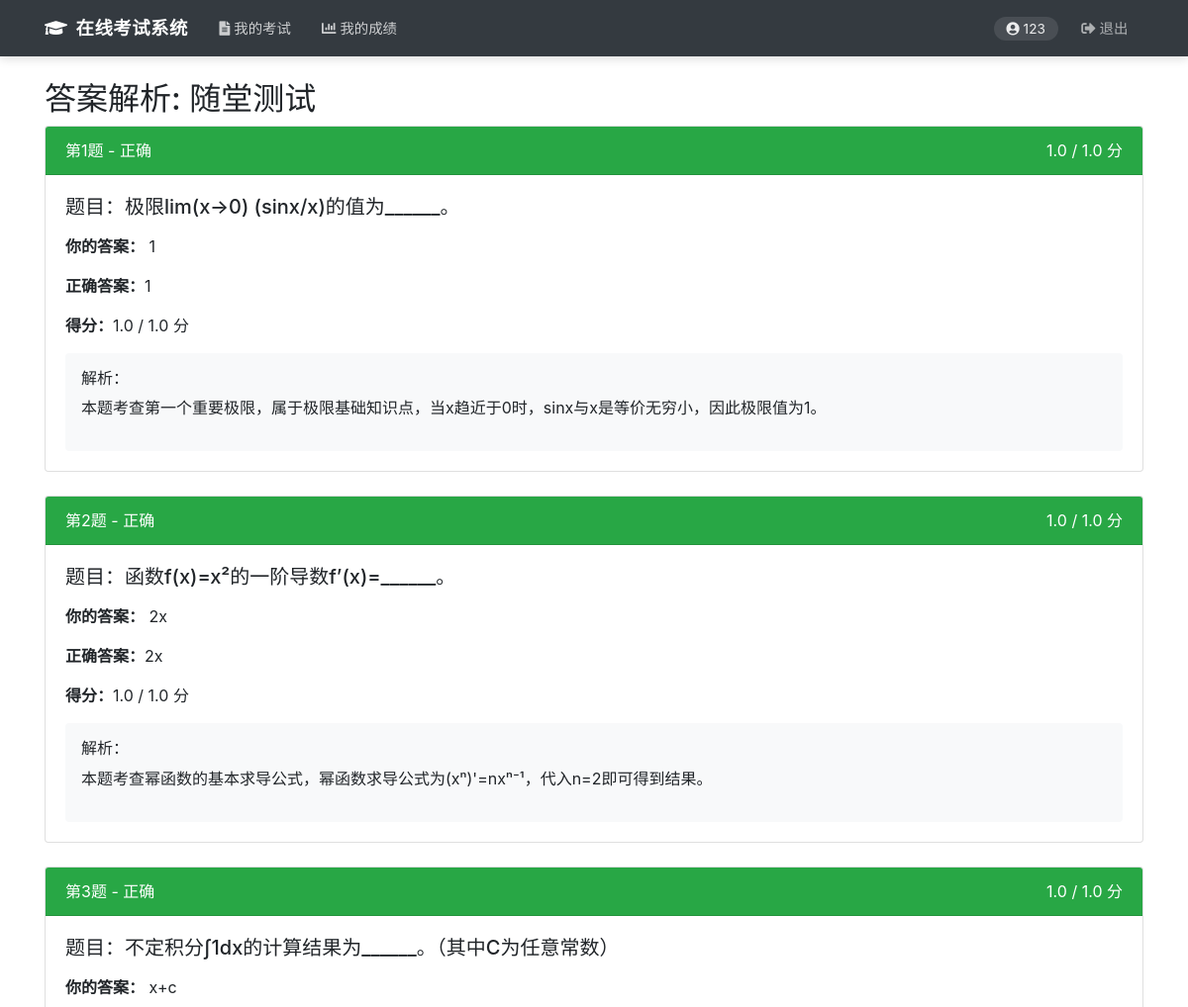
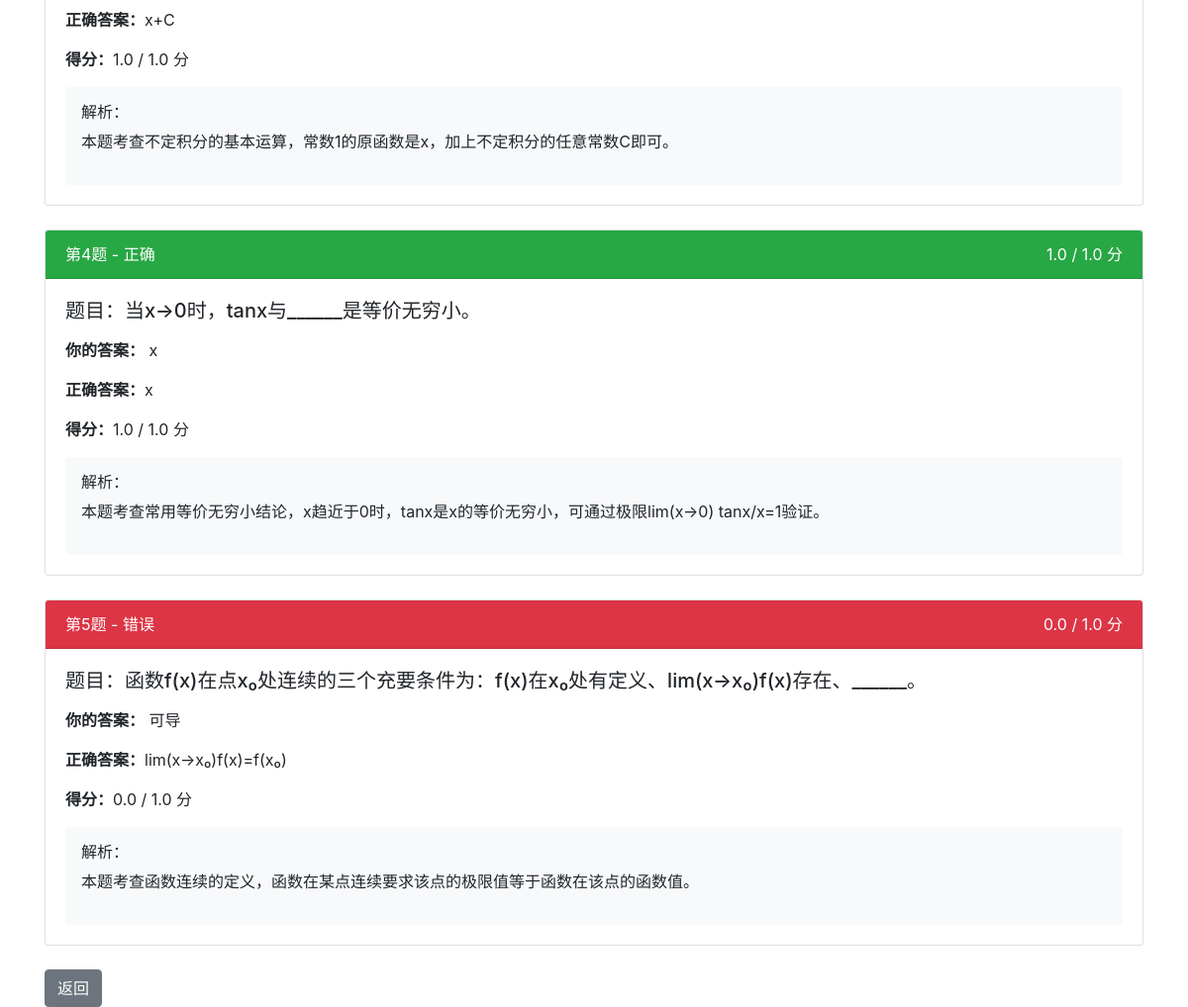
The app's page /results/analysis/1?student_id=2 (signed in) with its own data (2 pictures, top to bottom).
### database/models.py (models this page shows, shortened)
class User(db.Model, UserMixin):
    id = db.Column(db.Integer, primary_key=True)
    username = db.Column(db.String(20), unique=True, nullable=False)
    email = db.Column(db.String(120), unique=True)  # , nullable=False)
    password_hash = db.Column(db.String(60), nullable=False)
    role = db.Column(db.String(20), nullable=False)
    created_at = db.Column(db.DateTime, nullable=False, default=datetime.utcnow)
    def is_teacher(self):
        return self.role == RoleEnum.TEACHER
    def is_student(self):
        return self.role == RoleEnum.STUDENT

class Exam(db.Model):
    id = db.Column(db.Integer, primary_key=True)
    title = db.Column(db.String(100), nullable=False)
    description = db.Column(db.Text)
    start_time = db.Column(db.DateTime, nullable=False)
    end_time = db.Column(db.DateTime, nullable=False)
    duration = db.Column(db.Integer, nullable=False)  # 分钟
    status = db.Column(db.String(20), nullable=False, default=ExamStatusEnum.DRAFT)
    creator_id = db.Column(db.Integer, db.ForeignKey('user.id'), nullable=False)
    created_at = db.Column(db.DateTime, nullable=False, default=datetime.utcnow)
    creator = db.relationship('User', backref='exams', lazy=True)
    exam_questions = db.relationship('ExamQuestion', backref='exam', lazy=True)
    exam_students = db.relationship('ExamStudent', backref='exam', lazy=True)
    sessions = db.relationship('ExamSession', backref='exam', lazy=True)
    results = db.relationship('Result', backref='exam', lazy=True)

class Answer(db.Model):
    id = db.Column(db.Integer, primary_key=True)
    session_id = db.Column(db.Integer, db.ForeignKey('exam_session.id'), nullable=False)
    question_id = db.Column(db.Integer, db.ForeignKey('question.id'), nullable=False)
    student_answer = db.Column(db.Text)
    is_correct = db.Column(db.Boolean)
    score = db.Column(db.Float)                  # AI 评分
    manual_score = db.Column(db.Float)           # 教师人工评分（None 表示未人工评分）
    manual_comment = db.Column(db.Text)          # 教师评语
    needs_manual_grade = db.Column(db.Boolean, default=False)  # 是否需要人工评分

class ExamQuestion(db.Model):
    exam_id = db.Column(db.Integer, db.ForeignKey('exam.id'), primary_key=True)
    question_id = db.Column(db.Integer, db.ForeignKey('question.id'), primary_key=True)
    score = db.Column(db.Float, nullable=False, default=1.0)
    order = db.Column(db.Integer, nullable=False)
    question = db.relationship('Question')

class Question(db.Model):
    id = db.Column(db.Integer, primary_key=True)
    content = db.Column(db.Text, nullable=False)
    options = db.Column(db.Text)  # JSON格式存储选项
    answer = db.Column(db.Text, nullable=False)
    analysis = db.Column(db.Text)
    major_id = db.Column(db.Integer, db.ForeignKey('major.id'), nullable=False)
    type = db.Column(db.String(20), nullable=False)
    difficulty = db.Column(db.String(20), nullable=False)
    created_at = db.Column(db.DateTime, nullable=False, default=datetime.utcnow)

### result/routes.py (the view, shortened to what this page needs)
@result_bp.route("/results/analysis/<int:exam_id>")
@login_required
def view_analysis(exam_id):
    student_id = request.args.get('student_id', type=int)
    if current_user.is_student():
        student_id = current_user.id
    elif not student_id:
        flash('请指定学生', 'danger')
        return redirect(url_for('exam.view_results', id=exam_id))
    exam = Exam.query.get_or_404(exam_id)
    exam_ended = (exam.status == ExamStatusEnum.ENDED) or (exam.end_time and datetime.now() > exam.end_time)
    if not exam_ended:
        flash('考试尚未结束，无法查看解析', 'warning')
        if current_user.is_student():
            r = Result.query.filter_by(exam_id=exam_id, student_id=current_user.id).first()
            return redirect(url_for('execution.view_result', result_id=r.id) if r else url_for('execution.student_dashboard'))
        return redirect(url_for('home'))
    if current_user.is_student():
        if student_id != current_user.id:
            flash('无权查看他人解析', 'danger')
            return redirect(url_for('home'))
    else:
        if exam.creator_id != current_user.id:
            flash('无权查看此考试解析', 'danger')
            return redirect(url_for('home'))
    session = ExamSession.query.filter_by(exam_id=exam_id, student_id=student_id).first()
    if not session:
        flash('未找到考试记录', 'danger')
        return redirect(url_for('home'))
    answers = Answer.query.filter_by(session_id=session.id).all()
    analysis_list = []
    OBJECTIVE_TYPES = {'single_choice', 'multiple_choice', 'true_false', 'fill_blank'}
    for answer in answers:
        question = db.session.get(Question, answer.question_id)
        if not question:
            continue
        analysis = question.analysis if question.analysis else ai_generate_analysis(None, question.id, answer.student_answer)
        options = []
        if question.options:
            try:
                options = json.loads(question.options)
            except:
                pass
        eq = ExamQuestion.query.filter_by(exam_id=exam_id, question_id=question.id).first()
        max_score = eq.score if eq else 0
        is_correct = answer.is_correct
        score = answer.score
        analysis_list.append({
            'question_id': question.id,
            'content': question.content,
            'options': options,
            'student_answer': answer.student_answer,
            'correct_answer': question.answer,
            'is_correct': is_correct,
            'score': score,
            'max_score': max_score,
            'analysis': analysis
        })
    return render_template('result/analysis.html', exam=exam, analysis_list=analysis_list)

### app.py (called while the page is built, shortened)
@login_manager.user_loader
def load_user(user_id):
    from database.models import User
    return db.session.get(User, int(user_id))

@app.before_request
def auto_end_expired_exams():
    from database.models import Exam, ExamSession, ExamStatusEnum, Answer, ExamQuestion, Result, Question, QuestionTypeEnum
    OBJECTIVE_TYPES = {'single_choice', 'multiple_choice', 'true_false', 'fill_blank'}
    try:
        now = datetime.now()
        expired_exams = Exam.query.filter(
            Exam.status == ExamStatusEnum.PUBLISHED,
            Exam.end_time < now
        ).all()
        if expired_exams:
            db.session.commit()
    except Exception:
        db.session.rollback()

### templates/result/analysis.html (shortened to what this page needs)
<!DOCTYPE html>
<html lang="zh-CN">
<head>
    <link rel="stylesheet" href="https://maxcdn.bootstrapcdn.com/bootstrap/4.5.2/css/bootstrap.min.css">
</head>
<body>
    {% include 'layout/header.html' %}
    <div class="container mt-4">
        <h2>答案解析: {{ exam.title }}</h2>
        {% for item in analysis_list %}
        <div class="card mb-4">
            <div class="card-header {% if item.is_correct %}bg-success{% else %}bg-danger{% endif %} text-white">
                第{{ loop.index }}题 - {% if item.is_correct %}正确{% else %}错误{% endif %}
                <span class="float-right">{{ item.score }} / {{ item.max_score }} 分</span>
            </div>
            <div class="card-body">
                <h5>题目：{{ item.content }}</h5>
                <div class="mt-3">
                    <p><strong>你的答案：</strong>{{ item.student_answer or '（未作答）' }}</p>
                    <p><strong>正确答案：</strong>{{ item.correct_answer }}</p>
                    <p><strong>得分：</strong>{{ item.score }} / {{ item.max_score }} 分</p>
                </div>
                <div class="mt-3 p-3 bg-light rounded">
                    <h6>解析：</h6>
                    <p>{{ item.analysis }}</p>
                </div>
            </div>
        </div>
        {% endfor %}
        <a href="{{ url_for('result.my_results') if current_user.is_student() else url_for('exam.view_results', id=exam.id) }}"
           class="btn btn-secondary">返回</a>
    </div>
</body>
</html>

### templates/layout/header.html (shortened to what this page needs)
<!DOCTYPE html>
<html lang="zh-CN">
<head>
    <link rel="stylesheet" href="https://maxcdn.bootstrapcdn.com/bootstrap/4.5.2/css/bootstrap.min.css">
    <link rel="stylesheet" href="https://cdnjs.cloudflare.com/ajax/libs/font-awesome/5.15.4/css/all.min.css">
</head>
<body>
    <nav class="navbar navbar-expand-lg navbar-dark bg-dark">
        <div class="container">
            <a class="navbar-brand" href="/">
                <i class="fas fa-graduation-cap mr-2"></i>在线考试系统
            </a>
            <div class="collapse navbar-collapse" id="mainNav">
                <ul class="navbar-nav mr-auto">
                    {% if current_user.is_authenticated %}
                        {% if current_user.is_teacher() %}
                            <li class="nav-item">
                                <a class="nav-link" data-path="/dashboard" href="{{ url_for('exam.dashboard') }}">
                                    <i class="fas fa-chalkboard-teacher mr-1"></i>考试管理
                                </a>
                            </li>
                            <li class="nav-item">
                                <a class="nav-link" data-path="/questions" href="{{ url_for('question_bank.list_questions') }}">
                                    <i class="fas fa-database mr-1"></i>题库管理
                                </a>
                            </li>
                            <li class="nav-item">
                                <a class="nav-link" data-path="/majors" href="{{ url_for('question_bank.manage_majors') }}">
                                    <i class="fas fa-book-open mr-1"></i>专业管理
                                </a>
                            </li>
                            <li class="nav-item">
                                <a class="nav-link" data-path="/ai/generate" href="{{ url_for('ai.generate_questions') }}">
                                    <i class="fas fa-robot mr-1"></i>AI出题
                                </a>
                            </li>
                        {% else %}
                            <li class="nav-item">
                                <a class="nav-link" data-path="/student/dashboard" href="{{ url_for('execution.student_dashboard') }}">
                                    <i class="fas fa-file-alt mr-1"></i>我的考试
                                </a>
                            </li>
                            <li class="nav-item">
                                <a class="nav-link" data-path="/results/me" href="{{ url_for('result.my_results') }}">
                                    <i class="fas fa-chart-bar mr-1"></i>我的成绩
                                </a>
                            </li>
                        {% endif %}
                    {% endif %}
                </ul>
                <ul class="navbar-nav align-items-center">
                    {% if current_user.is_authenticated %}
                        <li class="nav-item">
                            <span class="user-badge">
                                <i class="fas fa-user-circle mr-1"></i>{{ current_user.username }}
                            </span>
                        </li>
                        <li class="nav-item">
                            <a class="nav-link logout-link" href="{{ url_for('auth.logout') }}">
                                <i class="fas fa-sign-out-alt mr-1"></i>退出
                            </a>
                        </li>
                    {% endif %}
                </ul>
            </div>
        </div>
    </nav>

### templates/layout/header.html (style rules this page uses)
.navbar { box-shadow: 0 2px 10px rgba(0,0,0,0.15); padding: 0.6rem 1rem; }
.navbar-brand { font-weight: 700; font-size: 1.15rem; letter-spacing: 0.5px; }
.navbar .nav-link { padding: 0.5rem 0.85rem !important; border-radius: 6px; margin: 0 2px; font-size: 0.9rem; transition: all 0.2s ease; color: rgba(255,255,255,0.75) !important; }
.navbar .user-badge { color: rgba(255,255,255,0.9); font-size: 0.85rem; background: rgba(255,255,255,0.1); border-radius: 20px; padding: 0.25rem 0.8rem; margin-right: 0.5rem; }
.navbar .nav-link.logout-link { color: rgba(255,255,255,0.6) !important; }

### records on screen
User: username "123"
Exam: title "随堂测试"
Answer: score "1.0", student_answer "1", score "1.0"
ExamQuestion: max_score "1.0", max_score "1.0"
Question: content "极限lim(x→0) (sinx/x)的值为______。", analysis "本题考查第一个重要极限，属于极限基础知识点，当x趋近于0时，sinx与x是等价无穷小，因此极限值为1。"
Answer: score "1.0", student_answer "2x", score "1.0"
ExamQuestion: max_score "1.0", max_score "1.0"
Question: content "函数f(x)=x²的一阶导数f’(x)=______。", correct_answer "2x", analysis "本题考查幂函数的基本求导公式，幂函数求导公式为(xⁿ)'=nxⁿ⁻¹，代入n=2即可得到结果。"
Answer: score "1.0", student_answer "x+c", score "1.0"
ExamQuestion: max_score "1.0", max_score "1.0"
Question: content "不定积分∫1dx的计算结果为______。（其中C为任意常数）", correct_answer "x+C", analysis "本题考查不定积分的基本运算，常数1的原函数是x，加上不定积分的任意常数C即可。"
Answer: score "1.0", student_answer "x", score "1.0"
ExamQuestion: max_score "1.0", max_score "1.0"
Question: content "当x→0时，tanx与______是等价无穷小。", analysis "本题考查常用等价无穷小结论，x趋近于0时，tanx是x的等价无穷小，可通过极限lim(x→0) tanx/x=1验证。"
Answer: score "0.0", student_answer "可导", score "0.0"
ExamQuestion: max_score "1.0", max_score "1.0"
Question: content "函数f(x)在点x₀处连续的三个充要条件为：f(x)在x₀处有定义、lim(x→x₀)f(x)存在、______。", correct_answer "lim(x→x₀)f(x)=f(x₀)", analysis "本题考查函数连续的定义，函数在某点连续要求该点的极限值等于函数在该点的函数值。"

### other values on screen
{{ item.correct_answer }} "1" "x"
